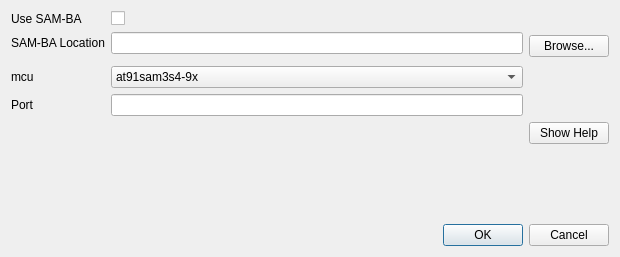
<?xml version="1.0" encoding="UTF-8"?>
<ui version="4.0">
 <class>burnConfigDialog</class>
 <widget class="QDialog" name="burnConfigDialog">
  <property name="geometry">
   <rect>
    <x>0</x>
    <y>0</y>
    <width>620</width>
    <height>257</height>
   </rect>
  </property>
  <property name="windowTitle">
   <string>SAM-BA Configuration</string>
  </property>
  <property name="windowIcon">
   <iconset resource="eepskye.qrc">
    <normaloff>:/images/configure.png</normaloff>:/images/configure.png</iconset>
  </property>
  <layout class="QGridLayout" name="gridLayout_2">
   <item row="0" column="0">
    <layout class="QGridLayout" name="gridLayout">
     <item row="1" column="2">
      <widget class="QLineEdit" name="avrdude_location">
       <property name="toolTip">
        <string>Location of AVRDUDE executable</string>
       </property>
       <property name="whatsThis">
        <string>The location of the AVRDUDE.EXE executable.</string>
       </property>
       <property name="text">
        <string notr="true"/>
       </property>
      </widget>
     </item>
     <item row="1" column="4" rowspan="2">
      <widget class="QPushButton" name="pushButton">
       <property name="whatsThis">
        <string>Use this button to browse and look for the AVRDUDE.EXE executable file.</string>
       </property>
       <property name="text">
        <string>Browse...</string>
       </property>
      </widget>
     </item>
     <item row="5" column="4">
      <widget class="QPushButton" name="pushButton_4">
       <property name="whatsThis">
        <string>Show AVRDUDE help</string>
       </property>
       <property name="text">
        <string>Show Help</string>
       </property>
      </widget>
     </item>
     <item row="4" column="0">
      <widget class="QLabel" name="label_5">
       <property name="text">
        <string>Port</string>
       </property>
       <property name="alignment">
        <set>Qt::AlignLeading|Qt::AlignLeft|Qt::AlignVCenter</set>
       </property>
      </widget>
     </item>
     <item row="3" column="0">
      <widget class="QLabel" name="label_4">
       <property name="text">
        <string>mcu</string>
       </property>
       <property name="alignment">
        <set>Qt::AlignLeading|Qt::AlignLeft|Qt::AlignVCenter</set>
       </property>
      </widget>
     </item>
     <item row="3" column="2">
      <widget class="QComboBox" name="avrdude_mcu">
       <property name="whatsThis">
        <string>Programmer used for communicating with the controller.
Please consult the programmer's documentation and the AVRDUDE documentation to select the appropriate programmer.</string>
       </property>
       <property name="insertPolicy">
        <enum>QComboBox::InsertAlphabetically</enum>
       </property>
       <item>
        <property name="text">
         <string>at91sam3s4-9x</string>
        </property>
       </item>
       <item>
        <property name="text">
         <string>at91sam3s2-9x</string>
        </property>
       </item>
       <item>
        <property name="text">
         <string>at91sam3s8-9xr</string>
        </property>
       </item>
       <item>
        <property name="text">
         <string>at91sam3sd8-ek</string>
        </property>
       </item>
      </widget>
     </item>
     <item row="4" column="2">
      <widget class="QLineEdit" name="armPort">
       <property name="toolTip">
        <string>Extra arguments that will be passed to AVRDUDE on every call</string>
       </property>
       <property name="whatsThis">
        <string>Extra arguments used in AVRDUDE.
This can be used for providing extra information to AVRDUDE.

Please only use this if you know what you are doing.  There are no error checks and you could cripple your controller.</string>
       </property>
       <property name="text">
        <string notr="true"/>
       </property>
      </widget>
     </item>
     <item row="1" column="0">
      <widget class="QLabel" name="label">
       <property name="text">
        <string>SAM-BA Location</string>
       </property>
       <property name="alignment">
        <set>Qt::AlignLeading|Qt::AlignLeft|Qt::AlignVCenter</set>
       </property>
      </widget>
     </item>
     <item row="0" column="2">
      <widget class="QCheckBox" name="UseSambaCB">
       <property name="text">
        <string/>
       </property>
      </widget>
     </item>
     <item row="0" column="0">
      <widget class="QLabel" name="label_2">
       <property name="text">
        <string>Use SAM-BA</string>
       </property>
       <property name="alignment">
        <set>Qt::AlignLeading|Qt::AlignLeft|Qt::AlignVCenter</set>
       </property>
      </widget>
     </item>
    </layout>
   </item>
   <item row="2" column="0">
    <widget class="QDialogButtonBox" name="buttonBox">
     <property name="orientation">
      <enum>Qt::Horizontal</enum>
     </property>
     <property name="standardButtons">
      <set>QDialogButtonBox::Cancel|QDialogButtonBox::Ok</set>
     </property>
     <property name="centerButtons">
      <bool>false</bool>
     </property>
    </widget>
   </item>
   <item row="1" column="0">
    <spacer name="verticalSpacer">
     <property name="orientation">
      <enum>Qt::Vertical</enum>
     </property>
     <property name="sizeHint" stdset="0">
      <size>
       <width>20</width>
       <height>40</height>
      </size>
     </property>
    </spacer>
   </item>
  </layout>
 </widget>
 <resources>
  <include location="eepskye.qrc"/>
 </resources>
 <connections>
  <connection>
   <sender>buttonBox</sender>
   <signal>rejected()</signal>
   <receiver>burnConfigDialog</receiver>
   <slot>reject()</slot>
   <hints>
    <hint type="sourcelabel">
     <x>316</x>
     <y>260</y>
    </hint>
    <hint type="destinationlabel">
     <x>286</x>
     <y>274</y>
    </hint>
   </hints>
  </connection>
  <connection>
   <sender>buttonBox</sender>
   <signal>accepted()</signal>
   <receiver>burnConfigDialog</receiver>
   <slot>accept()</slot>
   <hints>
    <hint type="sourcelabel">
     <x>248</x>
     <y>254</y>
    </hint>
    <hint type="destinationlabel">
     <x>157</x>
     <y>274</y>
    </hint>
   </hints>
  </connection>
 </connections>
</ui>
